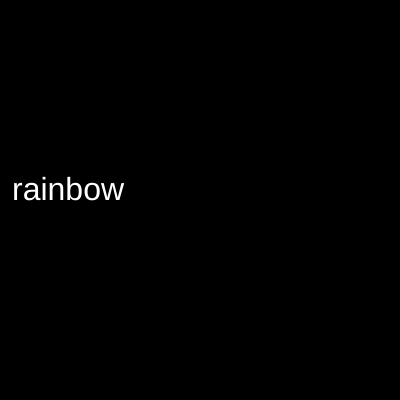
Frame 1 (no input)
Frame 60 (no input): identical to frame 1, image omitted
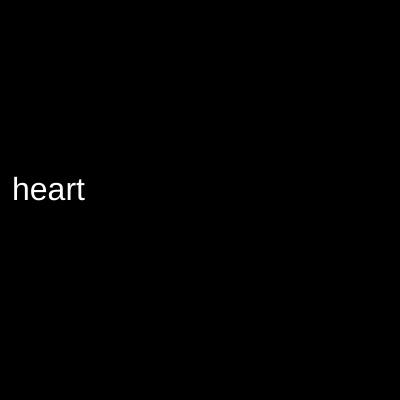
Frame 120 (the mouse pressed at the canvas centre since frame 60)

The p5.js sketch that drew these frames (run headless with seeded random() and noise() and a simulated clock; from frame 60 on, the mouse is pressed at the canvas centre):

// p5.js sketch
// ── sketch.js
// What is an Array?
// Code! Programming with p5.js
// The Coding Train / Daniel Shiffman
// https://thecodingtrain.com/beginners/p5js/7.1-what-is-an-array.html
// https://youtu.be/VIQoUghHSxU
// https://editor.p5js.org/codingtrain/sketches/DmwVbhOZ

var words = ['rainbow', 'heart', 'purple', 'friendship', 'love'];

var index = 0;

function setup() {
  createCanvas(400, 400);
}

function draw() {
  background(0);

  fill(255);
  textSize(32);
  text(words[index], 12, 200);
}

function mousePressed() {
  index = index + 1;
 
  if (index == words.length) {
    index = 0;
  }
}
